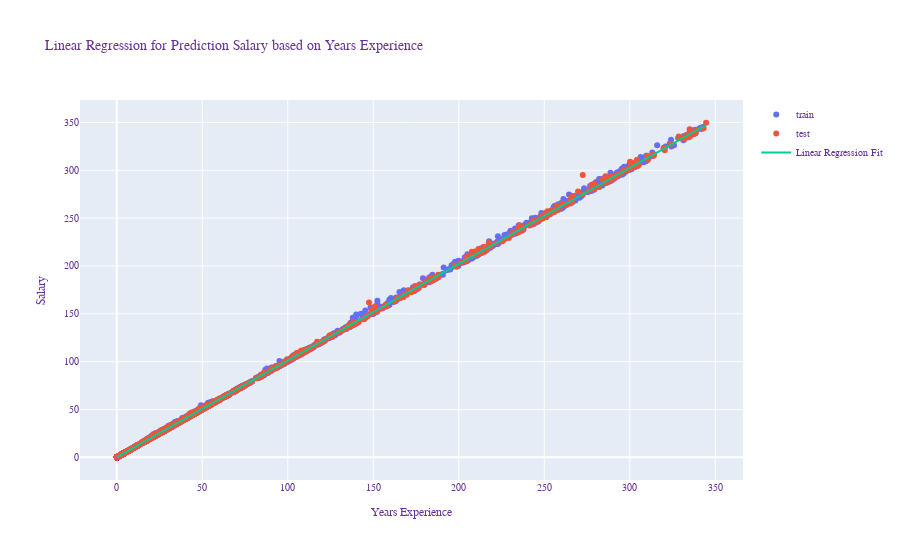

Write notebook code for a chart like this one.
### Code cell
fig = go.Figure([
    go.Scatter(x=X_train[:,0], y=y_train[:,0],name='train', mode='markers'),
    go.Scatter(x=X_test[:,0], y=y_test[:,0],name='test', mode='markers'),
    go.Scatter(x=x_range.squeeze(),y=y_range.squeeze(),name='Linear Regression Fit')    
])

fig.update_layout(
    title="Linear Regression for Prediction High based on Open",
    xaxis_title="Open",
    yaxis_title="High",
    font=dict(
        family="Courier New, monospace",
        size=10,
        color="RebeccaPurple"
    )
)

fig.show()

### Figure 1 — Plotly figure (JSON) as saved in the notebook; plotly's stock layout.template omitted (floating-point values rounded to 4 significant figures; data arrays with more than 128 entries replaced by an {"elided": "..."} marker saying what was removed)
{"data": [{"mode": "markers", "name": "train", "type": "scatter", "x": {"elided": "6442 float values"}, "y": {"elided": "6442 float values"}}, {"mode": "markers", "name": "test", "type": "scatter", "x": {"elided": "2762 float values"}, "y": {"elided": "2762 float values"}}, {"name": "Linear Regression Fit", "type": "scatter", "x": [0.09028, 3.57, 7.05, 10.53, 14.01, 17.49, 20.97, 24.45, 27.93, 31.41, 34.89, 38.37, 41.85, 45.33, 48.81, 52.29, 55.77, 59.25, 62.73, 66.21, 69.69, 73.17, 76.65, 80.13, 83.61, 87.09, 90.57, 94.05, 97.53, 101.0, 104.5, 108.0, 111.5, 114.9, 118.4, 121.9, 125.4, 128.9, 132.3, 135.8, 139.3, 142.8, 146.3, 149.7, 153.2, 156.7, 160.2, 163.7, 167.1, 170.6, 174.1, 177.6, 181.1, 184.5, 188.0, 191.5, 195.0, 198.5, 201.9, 205.4, 208.9, 212.4, 215.9, 219.3, 222.8, 226.3, 229.8, 233.3, 236.7, 240.2, 243.7, 247.2, 250.7, 254.1, 257.6, 261.1, 264.6, 268.1, 271.5, 275.0, 278.5, 282.0, 285.5, 288.9, 292.4, 295.9, 299.4, 302.9, 306.3, 309.8, 313.3, 316.8, 320.3, 323.7, 327.2, 330.7, 334.2, 337.7, 341.1, 344.6], "y": [0.1554, 3.659, 7.163, 10.67, 14.18, 17.68, 21.19, 24.7, 28.21, 31.73, 35.24, 38.75, 42.27, 45.78, 49.3, 52.81, 56.33, 59.85, 63.37, 66.89, 70.41, 73.93, 77.45, 80.97, 84.49, 88.01, 91.53, 95.05, 98.58, 102.1, 105.6, 109.1, 112.7, 116.2, 119.7, 123.2, 126.8, 130.3, 133.8, 137.3, 140.9, 144.4, 147.9, 151.4, 154.9, 158.5, 162.0, 165.5, 169.0, 172.6, 176.1, 179.6, 183.1, 186.6, 190.1, 193.7, 197.2, 200.7, 204.2, 207.7, 211.2, 214.7, 218.3, 221.8, 225.3, 228.8, 232.3, 235.8, 239.3, 242.8, 246.3, 249.8, 253.3, 256.8, 260.3, 263.8, 267.3, 270.8, 274.3, 277.8, 281.3, 284.7, 288.2, 291.7, 295.2, 298.7, 302.2, 305.6, 309.1, 312.6, 316.1, 319.5, 323.0, 326.5, 329.9, 333.4, 336.8, 340.3, 343.8, 347.2]}], "layout": {"font": {"color": "RebeccaPurple", "family": "Courier New, monospace", "size": 10}, "title": {"text": "Linear Regression for Prediction Salary based on Years Experience"}, "xaxis": {"title": {"text": "Years Experience"}}, "yaxis": {"title": {"text": "Salary"}}}}
